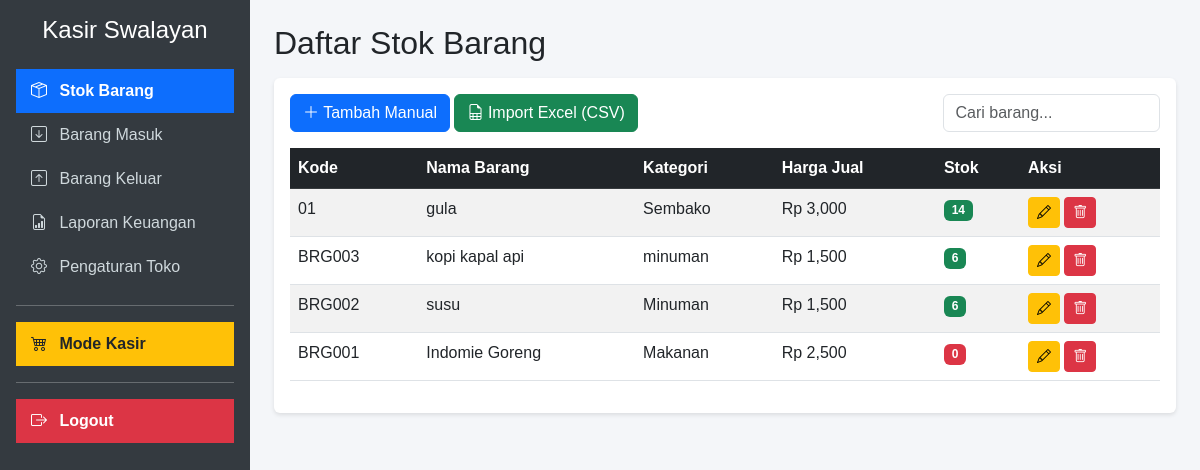
/index.php (signed in), run on the app's committed database.
### tables this page shows
CREATE TABLE `barang` (
  `id` int NOT NULL,
  `kode_barang` varchar(20) NOT NULL,
  `nama_barang` varchar(100) NOT NULL,
  `kategori` varchar(50) NOT NULL,
  `harga_beli` int NOT NULL,
  `harga_jual` int NOT NULL,
  `stok` int NOT NULL DEFAULT '0'
);

### index.php (the view, shortened to what this page needs)
<?php
require 'koneksi.php';
?>
<!DOCTYPE html>
<html lang="id">
<head>
    <link href="https://cdn.jsdelivr.net/npm/bootstrap@5.3.0/dist/css/bootstrap.min.css" rel="stylesheet">
    <link rel="stylesheet" href="https://cdn.jsdelivr.net/npm/bootstrap-icons@1.11.1/font/bootstrap-icons.css">
    <link rel="stylesheet" href="css/style.css">
</head>
<body>
<div class="d-flex">
    <div class="sidebar p-3" style="width: 250px;">
        <h4 class="text-center mb-4">Kasir Swalayan</h4>
        <a href="index.php" class="active"><i class="bi bi-box-seam me-2"></i> Stok Barang</a>
        <a href="barang_masuk.php"><i class="bi bi-arrow-down-square me-2"></i> Barang Masuk</a>
        <a href="barang_keluar.php"><i class="bi bi-arrow-up-square me-2"></i> Barang Keluar</a>
        <a href="laporan.php"><i class="bi bi-file-earmark-bar-graph me-2"></i> Laporan Keuangan</a>
        <a href="pengaturan.php"><i class="bi bi-gear me-2"></i> Pengaturan Toko</a>
        <hr>
        <a href="kasir.php" class="bg-warning text-dark fw-bold"><i class="bi bi-cart4 me-2"></i> Mode Kasir</a>
        <hr>
        <a href="logout.php" class="bg-danger text-white fw-bold" onclick="return confirm('Yakin ingin keluar?')">
            <i class="bi bi-box-arrow-right me-2"></i> Logout
        </a>
    </div>
    <div class="flex-grow-1 p-4">
        <h2>Daftar Stok Barang</h2>
        <div class="card mt-3">
            <div class="card-body">
                <div class="d-flex justify-content-between mb-3">
                    <div>
                        <button class="btn btn-primary" data-bs-toggle="modal" data-bs-target="#modalTambah">
                            <i class="bi bi-plus-lg"></i> Tambah Manual
                        </button>
                        <button class="btn btn-success" data-bs-toggle="modal" data-bs-target="#modalImport">
                            <i class="bi bi-file-earmark-spreadsheet"></i> Import Excel (CSV)
                        </button>
                    </div>
                    <input type="text" class="form-control w-25" placeholder="Cari barang...">
                </div>
                <table class="table table-striped table-hover">
                    <thead class="table-dark">
                        <tr>
                            <th>Kode</th>
                            <th>Nama Barang</th>
                            <th>Kategori</th>
                            <th>Harga Jual</th>
                            <th>Stok</th>
                            <th>Aksi</th>
                        </tr>
                    </thead>
                    <tbody>
                        <?php
                        $query = mysqli_query($conn, "SELECT * FROM barang ORDER BY id DESC");
                        while ($row = mysqli_fetch_assoc($query)) {
                        ?>
                        <tr>
                            <td><?= $row['kode_barang']; ?></td>
                            <td><?= $row['nama_barang']; ?></td>
                            <td><?= $row['kategori']; ?></td>
                            <td>Rp <?= number_format($row['harga_jual']); ?></td>
                            <td>
                                <?php if($row['stok'] <= 5) { ?>
                                    <span class="badge bg-danger"><?= $row['stok']; ?></span>
                                <?php } else { ?>
                                    <span class="badge bg-success"><?= $row['stok']; ?></span>
                                <?php } ?>
                            </td>
                            <td>
                                <button class="btn btn-sm btn-warning" data-bs-toggle="modal" data-bs-target="#modalEdit<?= $row['id']; ?>">
                                    <i class="bi bi-pencil"></i>
                                </button>
                                <a href="index.php?hapus=<?= $row['id']; ?>" onclick="return confirm('Yakin ingin menghapus barang ini?')" class="btn btn-sm btn-danger">
                                    <i class="bi bi-trash"></i>
                                </a>
                            </td>
                        </tr>
                        <?php } ?>
                    </tbody>
                </table>
            </div>
        </div>
    </div>
</div>
</body>
</html>

### css/style.css (style rules this page uses)
body { background-color: #f4f6f9; font-family: sans-serif; }
.sidebar { min-height: 100vh; background: #343a40; color: white; }
.sidebar a { color: #cfd8dc; text-decoration: none; padding: 10px 15px; display: block; transition: 0.3s; }
.sidebar a.active { background: #0d6efd; color: white; font-weight: bold; }
.card { border: none; box-shadow: 0 2px 4px rgba(0,0,0,0.1); }

### data on the page
barang: kode_barang "01", nama_barang "gula", kategori "Sembako", harga_jual "3,000", stok "14"
barang: kode_barang "BRG003", nama_barang "kopi kapal api", kategori "minuman", harga_jual "1,500", stok "6"
barang: kode_barang "BRG002", nama_barang "susu", kategori "Minuman", harga_jual "1,500", stok "6"
barang: kode_barang "BRG001", nama_barang "Indomie Goreng", kategori "Makanan", harga_jual "2,500", stok "0"
